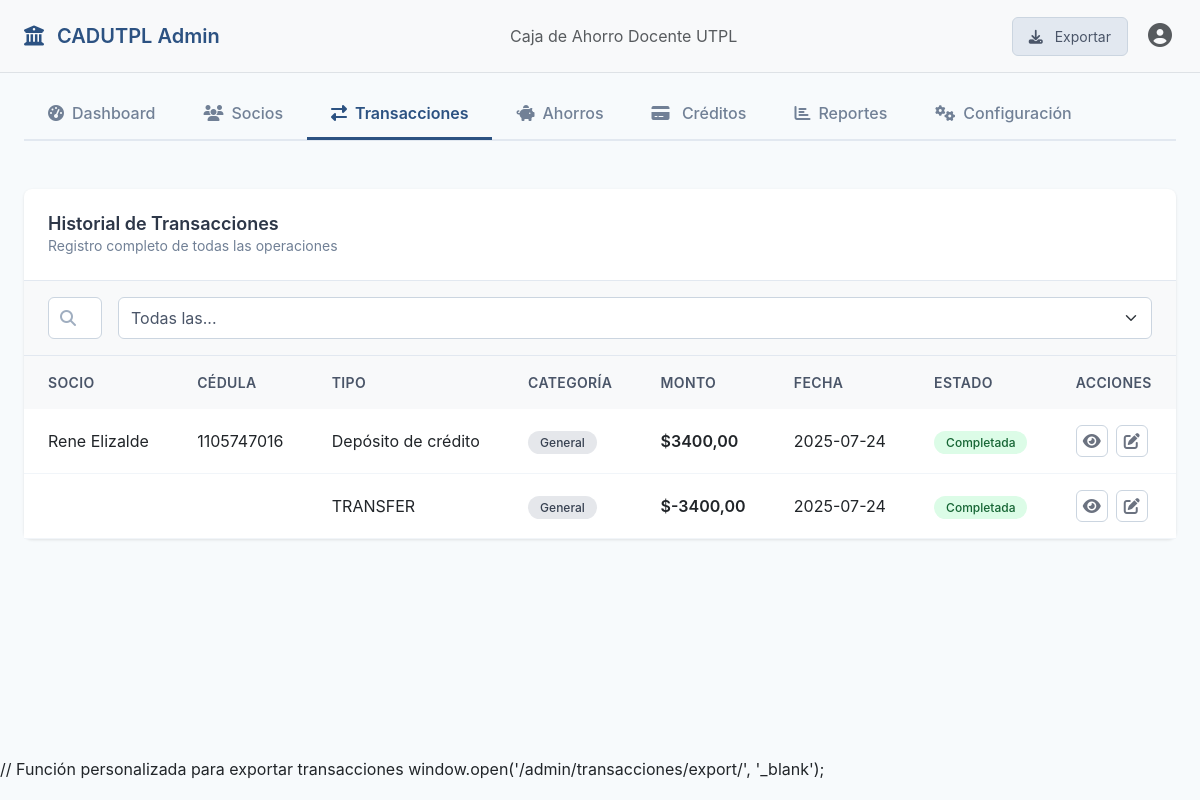
The app's page /transactions/admin/listar/ (signed in), older data.
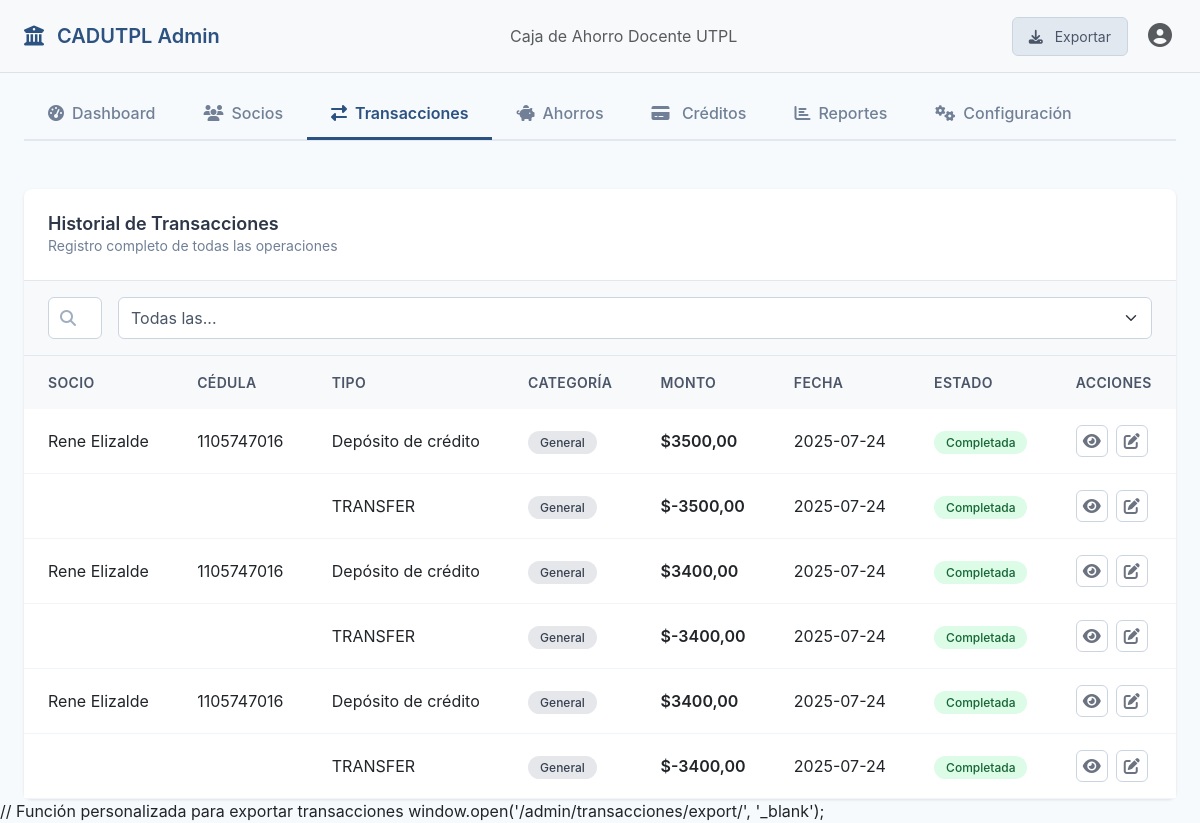
The same page, newer data.
### transactions/models.py (models this page shows, shortened)
class Transaction(models.Model):
    TRANSACTION_TYPES = [
        ("DEPOSIT", "Depósito"),
        ("WITHDRAWAL", "Retiro"),
        ("TRANSFER_SENT", "Transferencia enviada"),
        ("TRANSFER_RECEIVED", "Transferencia recibida"),
        ("PAYMENT", "Pago"),
        ("REFUND", "Reembolso"),
        ("CREDIT_DEPOSIT", "Depósito de crédito"),
        ("CREDIT_PAYMENT", "Pago de crédito"),
        ("SAVINGS_DEPOSIT", "Depósito a objetivo de ahorro"),
        ("SAVINGS_WITHDRAWAL", "Retiro de objetivo de ahorro"),
        ("SAVINGS_RETURN", "Devolución de fondos de objetivo"),
    ]
    STATUS_CHOICES = [
        ("PENDING", "Pendiente"),
        ("COMPLETED", "Completada"),
        ("FAILED", "Fallida"),
        ("CANCELLED", "Cancelada"),
    ]
    wallet = models.ForeignKey(
        Wallet, on_delete=models.CASCADE, related_name="transactions"
    )
    transaction_type = models.CharField(max_length=20, choices=TRANSACTION_TYPES)
    amount = models.DecimalField(max_digits=10, decimal_places=2)
    recipient = models.ForeignKey(
        CustomUser,
        on_delete=models.SET_NULL,
        null=True,
        blank=True,
        related_name="received_transactions",
    )
    description = models.CharField(max_length=255)
    status = models.CharField(
        max_length=20, choices=STATUS_CHOICES, default="COMPLETED"
    )
    reference_number = models.CharField(max_length=50, unique=True)
    created_at = models.DateTimeField(auto_now_add=True)
    updated_at = models.DateTimeField(auto_now=True)
    class Meta:
        ordering = ["-created_at"]
        db_table = "transactions"

### wallets/models.py (models this page shows, shortened)
class Wallet(models.Model):
    user = models.OneToOneField(CustomUser, on_delete=models.CASCADE, related_name='wallet')
    balance = models.DecimalField(max_digits=10, decimal_places=2, default=0)
    total_credit_line = models.DecimalField(max_digits=10, decimal_places=2, default=2000)
    available_credit = models.DecimalField(max_digits=10, decimal_places=2, default=2000)
    created_at = models.DateTimeField(auto_now_add=True)
    updated_at = models.DateTimeField(auto_now=True)

### users/models.py (models this page shows, shortened)
class CustomUser(AbstractUser):
    username = models.CharField(
        max_length=150,
        unique=True,
        verbose_name="Nombre de usuario",
        null=True,
        blank=True,  # Permite que sea opcional para los usuarios normales
    )
    email = models.EmailField(unique=True)
    phone = models.CharField(max_length=15, blank=True, null=True)
    document_type = models.CharField(
        max_length=20,
        choices=[("CEDULA", "CEDULA"), ("RUC", "RUC"), ("PASSPORT", "Pasaporte")],
    )
    document_number = models.CharField(max_length=20)
    reference_number = models.CharField(max_length=100, unique=True, default=uuid.uuid4)
    address = models.CharField(max_length=255, blank=True)
    profile_picture = models.ImageField(
        upload_to="profile_pictures/", blank=True, null=True
    )
    account_balance = models.DecimalField(max_digits=10, decimal_places=2, default=0)
    is_verified = models.BooleanField(default=False)
    preferred_currency = models.CharField(max_length=3, default="USD")
    preferred_language = models.CharField(max_length=2, default="es")
    created_at = models.DateTimeField(auto_now_add=True)
    updated_at = models.DateTimeField(auto_now=True)
    USERNAME_FIELD = "email"  # El email sigue siendo el identificador único
    REQUIRED_FIELDS = [
        "username"
    ]  # Hacer que username sea requerido para superusuarios
    objects = CustomUserManager()  # Asignar el manager personalizado
    class Meta:
        db_table = "custom_users"

### transactions/views.py (the view)
# urls.py: path("admin/listar/", transaction_list_admin, name="transaction_list_admin"),
@login_required
def transaction_list_admin(request):
    transacciones = Transaction.objects.select_related(
        "wallet__user", "recipient"
    ).order_by("-created_at")
    context = {
        "transacciones": transacciones,
    }
    return render(request, "transactions/transaction_list_admin.html", context)

### transactions/templates/transactions/transaction_list_admin.html (shortened to what the changed rows need)
<!DOCTYPE html>
<html lang="es">
<head>
    <link href="https://cdnjs.cloudflare.com/ajax/libs/bootstrap/5.3.0/css/bootstrap.min.css" rel="stylesheet">
    <link href="https://cdnjs.cloudflare.com/ajax/libs/font-awesome/6.4.0/css/all.min.css" rel="stylesheet">
</head>
<body>
    <div class="container-fluid px-4 main-content">
        {% block content %}
        <div class="row">
            <div class="col-12">
                <div class="card transactions-card">
                    <div class="table-responsive">
                        <table class="table transactions-table">
                            <thead>
                                <tr>
                                    <th>Socio</th>
                                    <th>Cédula</th>
                                    <th>Tipo</th>
                                    <th>Categoría</th>
                                    <th>Monto</th>
                                    <th>Fecha</th>
                                    <th>Estado</th>
                                    <th>Acciones</th>
                                </tr>
                            </thead>
                            <tbody>
                                {% for transaction in transacciones %}
                                <tr>
                                    <td>{{ transaction.wallet.user.get_full_name }}</td>
                                    <td>{{ transaction.wallet.user.document_number }}</td>
                                    <td>{{ transaction.get_transaction_type_display }}</td>
                                    <td>
                                        {% if transaction.transaction_type == 'SAVINGS_DEPOSIT' or transaction.transaction_type == 'SAVINGS_WITHDRAWAL' or transaction.transaction_type == 'SAVINGS_RETURN' %}
                                        <span class="badge-aporte">Aporte</span>
                                        {% else %}
                                        <span class="badge-general">General</span>
                                        {% endif %}
                                    </td>
                                    <td
                                        class="{% if transaction.transaction_type == 'WITHDRAWAL' or transaction.transaction_type == 'TRANSFER_SENT' or transaction.transaction_type == 'SAVINGS_WITHDRAWAL' %}amount-negative{% elif transaction.transaction_type == 'CREDIT_PAYMENT' %}amount-neutral{% else %}amount-positive{% endif %}">
                                        ${{ transaction.amount }}
                                    </td>
                                    <td>{{ transaction.created_at|date:"Y-m-d" }}</td>
                                    <td>
                                        <span
                                            class="{% if transaction.status == 'COMPLETED' %}badge-completado{% elif transaction.status == 'PENDING' %}badge-pendiente{% elif transaction.status == 'CANCELLED' %}badge-general{% else %}badge-general{% endif %}">
                                            {{ transaction.get_status_display }}
                                        </span>
                                    </td>
                                    <td>
                                        <div class="action-buttons">
                                            <button class="btn btn-action btn-view" data-bs-toggle="modal"
                                                data-bs-target="#transactionModal"
                                                data-nombre="{{ transaction.wallet.user.get_full_name }}"
                                                data-cedula="{{ transaction.wallet.user.document_number }}"
                                                data-tipo="{{ transaction.get_transaction_type_display }}"
                                                data-monto="${{ transaction.amount }}"
                                                data-fecha="{{ transaction.created_at|date:'Y-m-d H:i' }}"
                                                title="Ver detalles">
                                                <i class="fas fa-eye"></i>
                                            </button>
                                            <button class="btn btn-action btn-edit" title="Editar">
                                                <i class="fas fa-edit"></i>
                                            </button>
                                        </div>
                                    </td>
                                </tr>
                                {% empty %}
                                <tr>
                                    <td colspan="8" class="text-center">No hay transacciones registradas.</td>
                                </tr>
                                {% endfor %}
                            </tbody>
                        </table>
                    </div>
                </div>
            </div>
        </div>
        {% endblock %}
    </div>
</body>
</html>

Row changes from the older to the newer data that the page shows:
added Transaction: shows "General"
added Transaction: shows "General"
added Transaction: shows "General"
added Transaction: shows "General"
